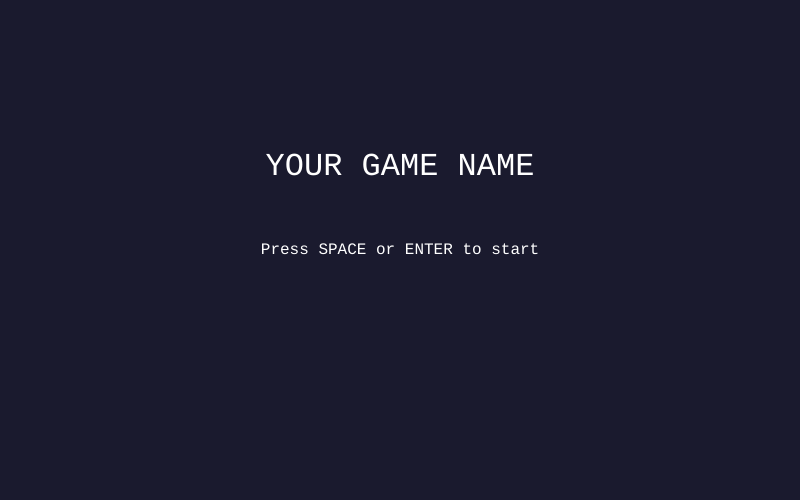
Frame 1 (no input)
Frame 60 (no input): identical to frame 1, image omitted
Frame 120 (the mouse pressed at the canvas centre since frame 60): identical to frame 1, image omitted

The p5.js sketch that drew this single still picture (run headless with seeded random() and noise() and a simulated clock; from frame 60 on, the mouse is pressed at the canvas centre):

// p5.js sketch
// ── sketch.js
// ============================================
// GAME LOOP — DO NOT EDIT THIS FILE
// This file orchestrates all the other files.
// Edit player.js, enemies.js, bullets.js,
// collisions.js, and ui.js instead!
// ============================================

function setup() {
  createCanvas(CANVAS_WIDTH, CANVAS_HEIGHT);
  textFont('monospace');
}

function draw() {
  background(COLOR_BACKGROUND);
  frameCounter++;

  if (gameState === 'menu') {
    drawMenu();
  } else if (gameState === 'playing') {
    // Update everything
    updatePlayer();
    updateEnemies();
    updateBullets();
    checkAllCollisions();

    // Draw everything
    drawPlayer();
    drawEnemies();
    drawBullets();
    drawHUD();

    // Increase difficulty over time
    if (frameCounter % DIFFICULTY_INCREASE_INTERVAL === 0) {
      increaseDifficulty();
    }
  } else if (gameState === 'gameover') {
    drawGameOver();
  }
}

function keyPressed() {
  if (gameState === 'menu' && (key === ' ' || keyCode === ENTER)) {
    startGame();
  } else if (gameState === 'gameover' && (key === 'r' || key === 'R')) {
    gameState = 'menu';
  } else if (gameState === 'playing') {
    handlePlayerKeyPress();
  }
}

function mousePressed() {
  if (gameState === 'playing') {
    handlePlayerClick();
  }
}

function startGame() {
  gameState = 'playing';
  score = 0;
  frameCounter = 0;
  resetPlayer();
  resetEnemies();
  resetBullets();
}

// ── bullets.js
// ============================================
// BULLETS — Your name here!
// This file manages the bullet array.
// ============================================

// Bullet array — each bullet is an object: { x, y, speedX, speedY, size }
let bullets = [];

// TODO: Add any additional bullet variables you need

function resetBullets() {
  bullets = [];
}

function fireBullet(startX, startY) {
  // TODO: Create a new bullet and push it into the bullets array
  // Example:
  // bullets.push({
  //   x: startX,
  //   y: startY,
  //   speedX: 0,
  //   speedY: -BULLET_SPEED,
  //   size: BULLET_SIZE
  // });
}

function updateBullets() {
  // TODO: Move each bullet
  for (let i = 0; i < bullets.length; i++) {
    // TODO: Move bullets[i]
  }

  // TODO: Remove bullets that are off-screen (backward loop + splice)
  for (let i = bullets.length - 1; i >= 0; i--) {
    // if (bullets[i] is off screen) { bullets.splice(i, 1); }
  }
}

function drawBullets() {
  // TODO: Draw each bullet
  fill(COLOR_BULLET);
  for (let i = 0; i < bullets.length; i++) {
    // TODO: Draw bullets[i]
  }
}

// ── collisions.js
// ============================================
// COLLISIONS — Your name here!
// This file checks for collisions between
// objects from different files.
// ============================================

function checkAllCollisions() {
  // TODO: Check bullet-enemy collisions
  // Loop through bullets AND enemies (nested loop)
  // If a bullet hits an enemy, remove both and add to score
  checkBulletEnemyCollisions();

  // TODO: Check player-enemy collisions
  // If the player touches an enemy, call playerHit()
  checkPlayerEnemyCollisions();
}

function checkBulletEnemyCollisions() {
  // TODO: Nested backward loop — check each bullet against each enemy
  // Use dist() to check if they overlap
  // If dist(bullet.x, bullet.y, enemy.x, enemy.y) < bullet.size + enemy.size
  //   → splice both, score++
  for (let i = bullets.length - 1; i >= 0; i--) {
    for (let j = enemies.length - 1; j >= 0; j--) {
      // TODO: Check collision between bullets[i] and enemies[j]
    }
  }
}

function checkPlayerEnemyCollisions() {
  // TODO: Check if any enemy overlaps with the player
  // Use dist(playerX, playerY, enemy.x, enemy.y) < PLAYER_SIZE + enemy.size
  for (let i = enemies.length - 1; i >= 0; i--) {
    // TODO: Check collision, call playerHit() if hit, remove the enemy
  }
}

// ── enemies.js
// ============================================
// ENEMIES — Your name here!
// This file manages the enemy array.
// ============================================

// Enemy array — each enemy is an object: { x, y, speedX, speedY, size }
let enemies = [];
let spawnTimer = 0;

// TODO: Add any additional enemy variables you need

function resetEnemies() {
  enemies = [];
  spawnTimer = 0;
  // TODO: Reset any additional enemy variables
}

function spawnEnemy() {
  // TODO: Create a new enemy object and push it into the enemies array
  // Example:
  // enemies.push({
  //   x: random(width),
  //   y: -ENEMY_SIZE,
  //   speedX: 0,
  //   speedY: ENEMY_SPEED,
  //   size: ENEMY_SIZE
  // });
}

function updateEnemies() {
  // Spawn new enemies on a timer
  spawnTimer++;
  if (spawnTimer >= ENEMY_SPAWN_RATE) {
    spawnEnemy();
    spawnTimer = 0;
  }

  // TODO: Update each enemy's position
  // Loop through the enemies array and move each one
  for (let i = 0; i < enemies.length; i++) {
    // TODO: Move enemies[i]
  }

  // TODO: Remove enemies that are off-screen
  // Use splice() with a backward loop!
  for (let i = enemies.length - 1; i >= 0; i--) {
    // if (enemies[i] is off screen) { enemies.splice(i, 1); }
  }
}

function drawEnemies() {
  // TODO: Draw each enemy
  fill(COLOR_ENEMY);
  for (let i = 0; i < enemies.length; i++) {
    // TODO: Draw enemies[i]
    // ellipse(enemies[i].x, enemies[i].y, enemies[i].size * 2);
  }
}

function increaseDifficulty() {
  // TODO: Make the game harder over time
  // Ideas: faster enemies, more frequent spawning, new enemy types
}

// ── game.js
// ============================================
// GAME CONFIGURATION
// Edit these values to customize your game!
// ============================================

// Canvas
const CANVAS_WIDTH = 800;
const CANVAS_HEIGHT = 500;

// Colors (change these to match your game's theme)
const COLOR_BACKGROUND = '#1a1a2e';
const COLOR_PLAYER = '#00ff88';
const COLOR_ENEMY = '#ff4444';
const COLOR_BULLET = '#ffff00';
const COLOR_UI = '#ffffff';

// Player settings
const PLAYER_SPEED = 5;
const PLAYER_SIZE = 20;
const PLAYER_LIVES = 3;

// Enemy settings
const ENEMY_SPEED = 2;
const ENEMY_SIZE = 15;
const ENEMY_SPAWN_RATE = 60; // frames between spawns (lower = more enemies)

// Bullet settings
const BULLET_SPEED = 7;
const BULLET_SIZE = 5;

// Difficulty
const DIFFICULTY_INCREASE_INTERVAL = 300; // frames between difficulty increases
const MAX_ENEMY_SPEED = 6;

// Game state
let gameState = 'menu'; // 'menu', 'playing', 'gameover'
let score = 0;
let highScore = 0;
let frameCounter = 0;

// ── player.js
// ============================================
// PLAYER — Your name here!
// This file manages the player character.
// ============================================

// Player variables
let playerX;
let playerY;
let playerLives;

// TODO: Add any additional player variables you need
// Examples: playerVelX, playerVelY, playerDirection, etc.

function resetPlayer() {
  playerX = CANVAS_WIDTH / 2;
  playerY = CANVAS_HEIGHT / 2;
  playerLives = PLAYER_LIVES;
  // TODO: Reset any additional player variables
}

function updatePlayer() {
  // TODO: Move the player based on keyboard input
  // Use keyIsDown(LEFT_ARROW), keyIsDown(RIGHT_ARROW), etc.
  // Or use keyIsDown(65) for 'A', keyIsDown(68) for 'D', etc.
  // Don't forget to keep the player inside the canvas!
}

function drawPlayer() {
  // TODO: Draw the player on the canvas
  // Use fill(), ellipse(), rect(), or any p5.js shape
  fill(COLOR_PLAYER);
  ellipse(playerX, playerY, PLAYER_SIZE * 2);
}

function handlePlayerKeyPress() {
  // TODO: Handle one-time key presses (like shooting)
  // This is called once when a key is pressed (not held)
  // Example: if (key === ' ') { fireBullet(playerX, playerY); }
}

function handlePlayerClick() {
  // TODO: Handle mouse clicks (if your game uses them)
}

function playerHit() {
  // Called when the player is hit by an enemy
  playerLives--;
  if (playerLives <= 0) {
    if (score > highScore) highScore = score;
    gameState = 'gameover';
  }
  // TODO: Add visual feedback (flash, knockback, etc.)
}

// ── ui.js
// ============================================
// UI — Your name here!
// This file draws menus, HUD, and game over screen.
// ============================================

function drawMenu() {
  // TODO: Draw the main menu screen
  fill(COLOR_UI);
  textAlign(CENTER, CENTER);
  textSize(32);
  text('YOUR GAME NAME', CANVAS_WIDTH / 2, CANVAS_HEIGHT / 3);
  textSize(16);
  text('Press SPACE or ENTER to start', CANVAS_WIDTH / 2, CANVAS_HEIGHT / 2);

  if (highScore > 0) {
    text('High Score: ' + highScore, CANVAS_WIDTH / 2, CANVAS_HEIGHT * 2 / 3);
  }
}

function drawHUD() {
  // TODO: Draw the heads-up display (score, lives, etc.)
  fill(COLOR_UI);
  textAlign(LEFT, TOP);
  textSize(14);
  text('Score: ' + score, 10, 10);
  text('Lives: ' + playerLives, 10, 30);
}

function drawGameOver() {
  // TODO: Draw the game over screen
  fill(COLOR_UI);
  textAlign(CENTER, CENTER);
  textSize(32);
  text('GAME OVER', CANVAS_WIDTH / 2, CANVAS_HEIGHT / 3);
  textSize(20);
  text('Score: ' + score, CANVAS_WIDTH / 2, CANVAS_HEIGHT / 2);
  textSize(14);
  text('Press R to return to menu', CANVAS_WIDTH / 2, CANVAS_HEIGHT * 2 / 3);
}
